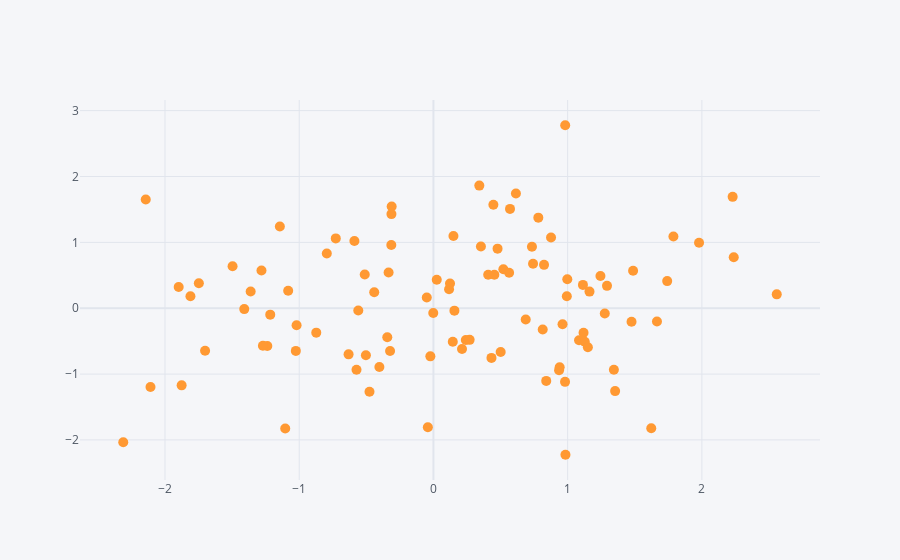

The cell this chart's notebook holds for it:
### Code cell
df.iplot(kind='scatter', x='A',y='B', mode='markers', size=10) #Markers will give the scattered nodes instead of trying to connect the points
